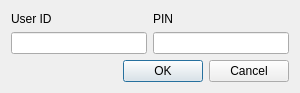
<?xml version="1.0" encoding="UTF-8"?>
<ui version="4.0">
 <class>Dialog</class>
 <widget class="QDialog" name="Dialog">
  <property name="geometry">
   <rect>
    <x>0</x>
    <y>0</y>
    <width>300</width>
    <height>93</height>
   </rect>
  </property>
  <property name="windowTitle">
   <string>User Login</string>
  </property>
  <layout class="QVBoxLayout" name="verticalLayout_4">
   <item>
    <layout class="QVBoxLayout" name="verticalLayout_3">
     <item>
      <layout class="QHBoxLayout" name="horizontalLayout">
       <item>
        <layout class="QVBoxLayout" name="verticalLayout">
         <item>
          <widget class="QLabel" name="label_UserID">
           <property name="text">
            <string>User ID</string>
           </property>
          </widget>
         </item>
         <item>
          <widget class="QLineEdit" name="lineEdit_UserID"/>
         </item>
        </layout>
       </item>
       <item>
        <layout class="QVBoxLayout" name="verticalLayout_2">
         <item>
          <widget class="QLabel" name="label_PIN">
           <property name="text">
            <string>PIN</string>
           </property>
          </widget>
         </item>
         <item>
          <widget class="QLineEdit" name="lineEdit_UserPIN"/>
         </item>
        </layout>
       </item>
      </layout>
     </item>
     <item>
      <widget class="QDialogButtonBox" name="buttonBox">
       <property name="orientation">
        <enum>Qt::Horizontal</enum>
       </property>
       <property name="standardButtons">
        <set>QDialogButtonBox::Cancel|QDialogButtonBox::Ok</set>
       </property>
      </widget>
     </item>
    </layout>
   </item>
  </layout>
 </widget>
 <resources/>
 <connections>
  <connection>
   <sender>buttonBox</sender>
   <signal>accepted()</signal>
   <receiver>Dialog</receiver>
   <slot>accept()</slot>
   <hints>
    <hint type="sourcelabel">
     <x>248</x>
     <y>254</y>
    </hint>
    <hint type="destinationlabel">
     <x>157</x>
     <y>274</y>
    </hint>
   </hints>
  </connection>
  <connection>
   <sender>buttonBox</sender>
   <signal>rejected()</signal>
   <receiver>Dialog</receiver>
   <slot>reject()</slot>
   <hints>
    <hint type="sourcelabel">
     <x>316</x>
     <y>260</y>
    </hint>
    <hint type="destinationlabel">
     <x>286</x>
     <y>274</y>
    </hint>
   </hints>
  </connection>
 </connections>
</ui>
